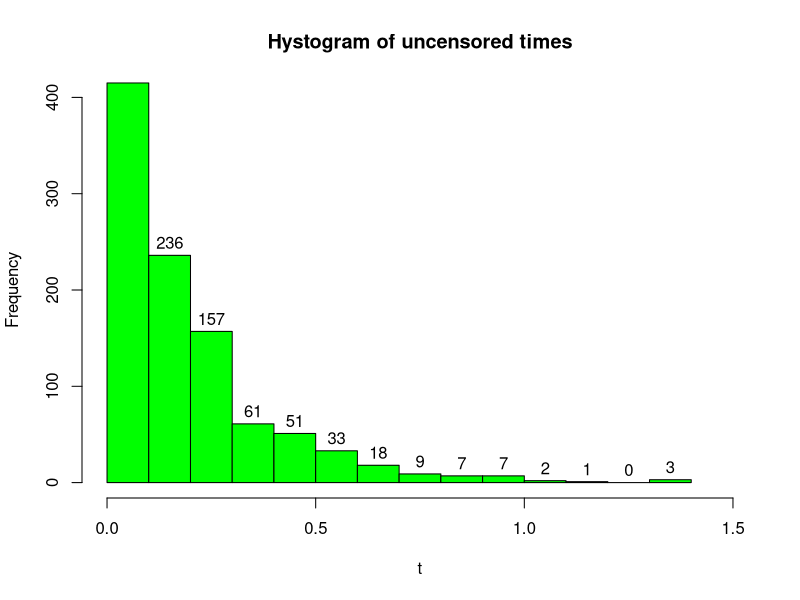
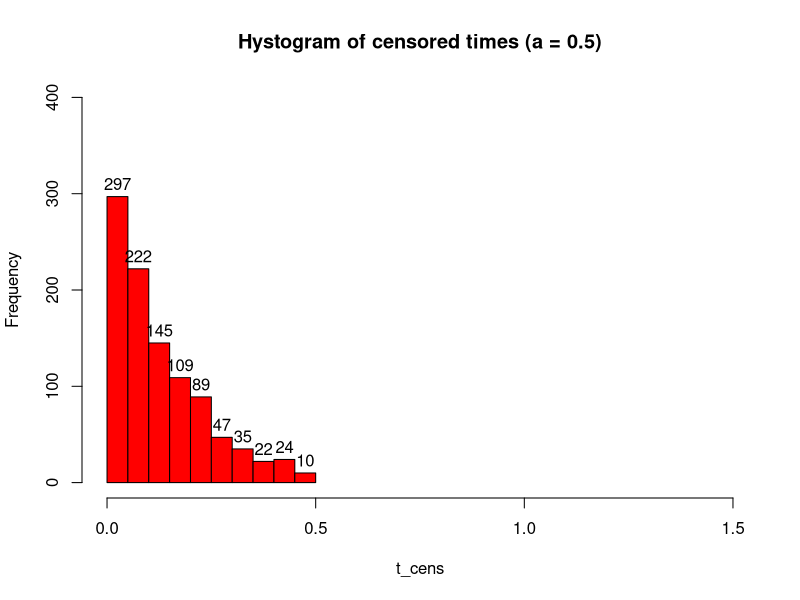

The R script that drew these images, in order: (Note: this script raises an error after producing the figures.)
## ---- chunk 1
n              <- c(thousand = 1000)                                   # samples
t              <- rexp(n, rate = 5)                   # random exponential times
status_no_cens <- rep(1, times = n)         # no censored data --> all are cases
## ---- chunk 2
a              <- c(cens_05 = 0.5)   # upper bound of the uniform censoring dist
cens           <- runif(n, min = 0, max = a)                    # censored times
t_cens         <- pmin(t, cens)    # censored times are earlier than event times
status_cens    <- status_no_cens - (t_cens == cens)      # remove censored cases
## ---- chunk 3
# NOTE: for the plots to be comparable, xlim and ylim have to be the same range
#       for both the plots. Moreover to drow well adjusted plots, they were set
#       a posteriori.
hist(t,
  main = 'Hystogram of uncensored times',
  col  = 'green',
  xlim = c(0, 1.5),
  ylim = c(0, 400),
  labels = TRUE                        # add the labels over the top of the bars
)
hist(t_cens,
  main = 'Hystogram of censored times (a = 0.5)',
  col  = 'red',
  xlim = c(0, 1.5),
  ylim = c(0, 400),
  labels = TRUE
)
## ---- chunk 4
# `?survreg` := "Regression for a Parametric Survival Model"
# 
# R formula: y ~ x <--> math formula: y = f(x)
# 
# Here we want to model the response (labelled time) as they are, without any
# furter investigation on the effect on them from some other variable
survreg(Surv(t, status_no_cens) ~ 1,
  dist = 'exponential'
) %>%
  summary     # here `summary()` add some more statistics to the standard output
## ---- chunk 5
survreg(Surv(t_cens, status_cens) ~ 1,
  dist = 'exponential'
) %>%
  summary
## ---- chunk 6
# `?survfit` := "Create survival curves"
survfit(Surv(t, status_no_cens) ~ 1)

# Here we would like to compare to approach to survival plots:
# 1. Using the packege _survival_, so the standard one
# 2. Uisng the package _rms_, a comprehensive package for regression analyses

# Using survival `plot` provided by the _survival_ package
# (`?survival:::plot.survfit`), we can continue to
# use the `survfit()` function for nonparametric survival estimation from the
# same _survival_ package
survfit(Surv(t, status_no_cens) ~ 1) %>% 
  plot(
    xlim     = c(0, 1.55),
    conf.int  = TRUE,
    mark.time = TRUE,
    col       = 'green',
    main      = 'Uncensored --- survival'
)


# Using the survplot from the _rms_ package (`survplot`), we have to switch to
# the `npsurv()` function for nonparametric survival estimation from the _rms_
# package
npsurv(Surv(t, status_no_cens) ~ 1) %>% 
  survplot(
    xlim     = c(0, 1.5),
    conf.int = TRUE,
    n.risk   = TRUE,
    col      = 'green'
)
title(main = 'Uncensored --- rms') # unfortunally survplot do not have an
                                   # integrated option for the title...
## ---- chunk 7
survfit(Surv(t_cens, status_cens) ~ 1)

survfit(Surv(t_cens, status_cens) ~ 1) %>%
  plot(
    xlim     = c(0, 0.55),
    conf.int  = TRUE,
    mark.time = TRUE,
    col      = 'red',
    main      = 'Censored (a = 0.5)'
)

npsurv(Surv(t_cens, status_cens) ~ 1) %>% 
  survplot(
    xlim     = c(0, 0.5),
    conf.int = TRUE,
    n.risk   = TRUE,
    col      = 'red'
)
title(main = 'Censored (a = 0.5) --- rms')
## ---- chunk 8
data(mgus)                                                                # load
head(mgus)                                                       # first 10 rows
dim(mgus)                                              # number of rows and cols
names(mgus)                                                # name of the columns
str(mgus)                                   # R internal structure of the object

summary(mgus)                                              # summary from base R
 
describe(mgus)   # more comprehensive description from _Hisc_ package, loaded by
                 # the _rms_ one

mgus_df <- as_tibble(mgus)         # tidy data frame (important info printed all
                                   # together, and visualization auto-adjusted
                                   # to the consol width)
mgus_df
## ---- chunk 9
survfit(Surv(futime, death) ~ 1,
  data = mgus_df
) %>%
  plot(
    conf.int  = TRUE,
    mark.time = TRUE,
    col       = 'blue',
    main      = 'Survival function for mgus data'
)


survfit(Surv(futime, death) ~ sex,
  data = mgus_df
) %>%
  plot(
    conf.int  = TRUE,
    mark.time = TRUE,
    main      = 'Survival function for mgus data according to sex',
    col       = c('red', 'blue'),
    lty       = c(2, 3)
)
legend(
  x = 10000, y = 1,
  legend = c("Female", "Male"),
  col    = c('red', 'blue'),
  lty    = c(2, 3)
)
## ---- chunk 10
# For survival object the package _survminer_ provide ggplot2 plots
# (`?ggsurvplot`) which could be very interesting and quite comprehensive.

survfit(Surv(futime, death) ~ sex,
  data = mgus_df
) %>% 
  ggsurvplot(
    conf.int            = TRUE,                      # draw confidence intervals
    pval                = TRUE,                                    # show pvalue
    pval.method         = TRUE,                            # print the test name
    title               = 'Survival curves for overall death according to sex.',
    xlab                = 'Days',
    legend              = 'right',                             # legend position
    legend.title        = 'Sex',
    legend.labs         = c('Female', 'Male'),
    risk.table          = TRUE,     # admits interesting options other than TRUE
    cumcensor           = TRUE,
    cumevents           = TRUE,
    pval.size           = 3.5,   # from here these are options passed to `ggpar`
    risk.table.fontsize = 3,     # for a better visualization
    fontsize            = 3,     # (auto-explicatives)
    xscale              = 30.44
  )
## ---- chunk 11
# Using __survival__ (no plot method is provided for this solution)
survdiff(Surv(futime, death) ~ sex,
  data = mgus_df
)


# using __rms__
dd <- datadist(mgus_df)  # To evaluate cph, _rms_ needs this object which simply
                         # store statistics about the data.
                         # 
                         # Note: the name of the object (i.e. "dd") has to be 
                         #       exactly the same as the one specified into the
                         #       option set just after the `library(rms)` call.
                         #       (See: Chapter settings) 
cox_model <- cph(Surv(futime, death) ~ sex,
  data  = mgus_df
)

summary(cox_model)                           # return effect size and HR with CI

Predict(cox_model) %>%          # Compute predicted values and confidence limits
                                #
                                # Note: pay attention to Title-case "P"redict
  plot(
    groups = 'sex',
    anova  = anova(cox_model),       # Compute and print the $\chi^2$ statistics
    pval   = TRUE                    # print the pvalue 
)
## ---- chunk 12
n <- 500
## ---- chunk 13
n_days <- 365.25 * 7              # Seven years, taking into account bissextiles
time_start <- runif(n = n,
  min = 0,
  max = n_days
) %>% 
  as.Date(origin = '2010-01-01')
## ---- chunk 14
mean_death_time <- 365.25 * 2
death_t         <- rexp(n, rate = 1 / mean_death_time)
status_no_cens  <- rep(1, n)
## ---- chunk 15
end_date     <- as.Date('2017-06-01')           # Fixed date for the end of f-up
death_r_cens <- pmin(death_t, end_date - time_start)
status_cens  <- status_no_cens - (death_t == death_r_cens)
## ---- chunk 16
survfit(Surv(death_r_cens, status_cens) ~ 1) %>% 
  plot(
    conf.int  = TRUE,
    mark.time = TRUE,
    main      = 'Survival curve from randomization (right censored at 2017-06-01)',
    col       = 'blue',
    xlab      = 'Years',
    xscale    = 365.25
)
